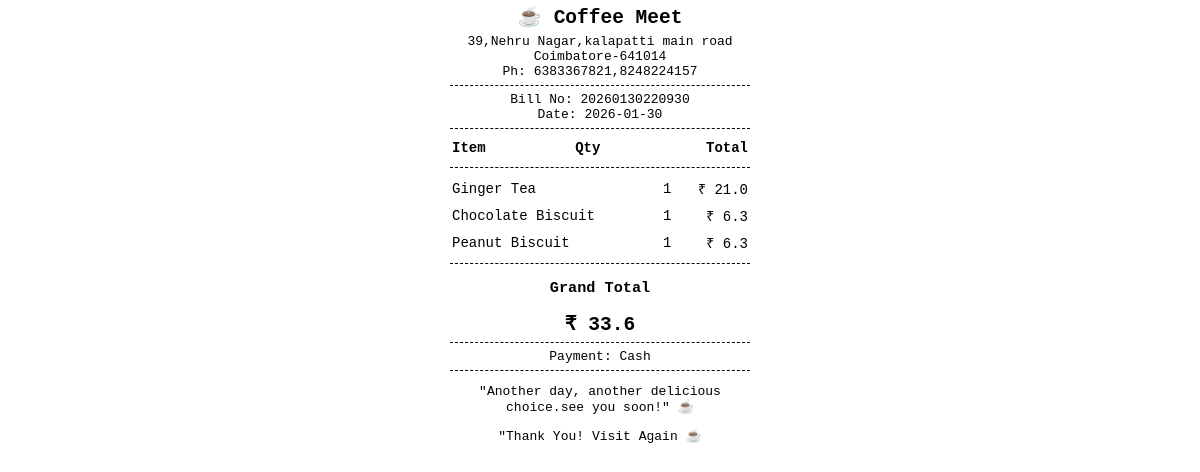
The app's page /print-bill/20260130220930 with its own data.
### tables this page shows
CREATE TABLE sales
              (id INTEGER PRIMARY KEY AUTOINCREMENT,
              bill_n0 TEXT,
              item_name TEXT,
              qty INTEGER,
              price REAL,
              gst REAL,
              total REAL,
              payment_mode TEXT,
              date TEXT
              , bill_no TEXT);

### app.py (the view)
@app.route("/print-bill/<bill_no>")
def print_bill(bill_no):
    conn = sqlite3.connect("coffee_meet.db")
    c = conn.cursor()
    c.execute("""
        SELECT item_name, qty, price, total, payment_mode, date
        FROM sales
        WHERE bill_no = ?
    """, (bill_no,))
    rows = c.fetchall()
    conn.close()
    if not rows:
        return "Bill not found"
    bill_items = []
    payment_mode = rows[0][4]
    date = rows[0][5]
    grand_total = 0
    for row in rows:
        bill_items.append({
            "name": row[0],
            "qty": row[1],
            "price": row[2],
            "total": row[3]
        })
        grand_total += row[3]
    return render_template(
        "bill_print.html",
        bill_no=bill_no,
        date=date,
        items=bill_items,
        grand_total=grand_total,
        payment_mode=payment_mode
    )

### templates/bill_print.html (shortened to what this page needs)
<!DOCTYPE html>
<html>
<head>
</head>
<body>
    <h2>☕ Coffee Meet</h2>
    <div>39,Nehru Nagar,kalapatti main road </div>
    <div>Coimbatore-641014</div>
    <div>Ph: 6383367821,8248224157</div>
    <hr>
    <div>Bill No: {{ bill_no }}</div>
    <div>Date: {{ date }}</div>
    <hr>
    <table>
        <tr>
            <th class="left">Item</th>
            <th class="center">Qty</th>
            <th class="right">Total</th>
        </tr>
    </table>
    <hr>
    <table>
        {% for item in items %}
        <tr>
            <td class="left">{{ item.name }}</td>
            <td class="center">{{ item.qty }}</td>
            <td class="right">₹ {{ item.total }}</td>
        </tr>
        {% endfor %}
    </table>
    <hr>
    <h3>Grand Total</h3>
    <h2>₹ {{ grand_total }}</h2>
    <hr>
    <div>Payment: {{ payment_mode }}</div>
    <hr>
    <p>"Another day, another delicious choice.see you soon!" ☕</p>
    <p>"Thank You! Visit Again ☕</p>
</body>
</html>

### templates/bill_print.html (style rules this page uses)
body { font-family: monospace; width: 300px; margin: auto; text-align: center; }
h2 { margin: 5px 0; }
hr { border: none; border-top: 1px dashed black; margin: 6px 0; }
table { width: 100%; font-size: 14px; }
th, td { padding: 3px 0; }
.left { text-align: left; }
.right { text-align: right; }
.center { text-align: center; }

### records on screen
sales: date "2026-01-30", name "Ginger Tea", qty "1", total "21.0", payment_mode "Cash"
sales: name "Chocolate Biscuit", qty "1", total "6.3"
sales: name "Peanut Biscuit", qty "1", total "6.3"

### other values on screen
{{ bill_no }} "20260130220930"
{{ grand_total }} "33.6"
